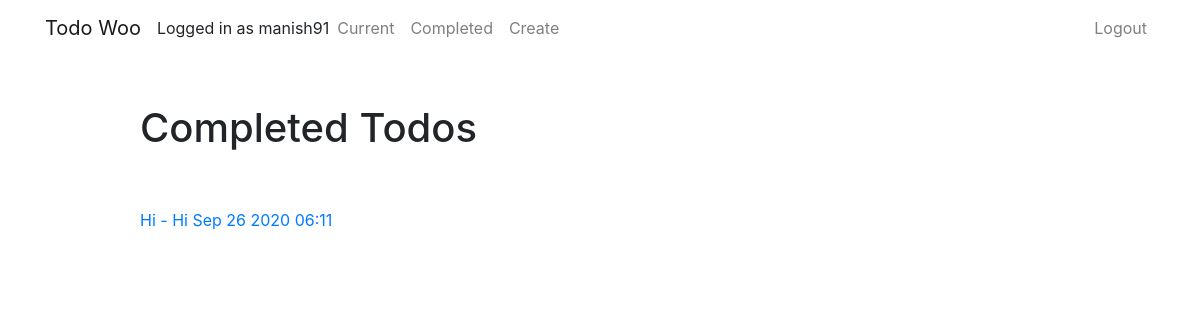
/todo/completed/ (signed in), run on an earlier commit of the app's database.
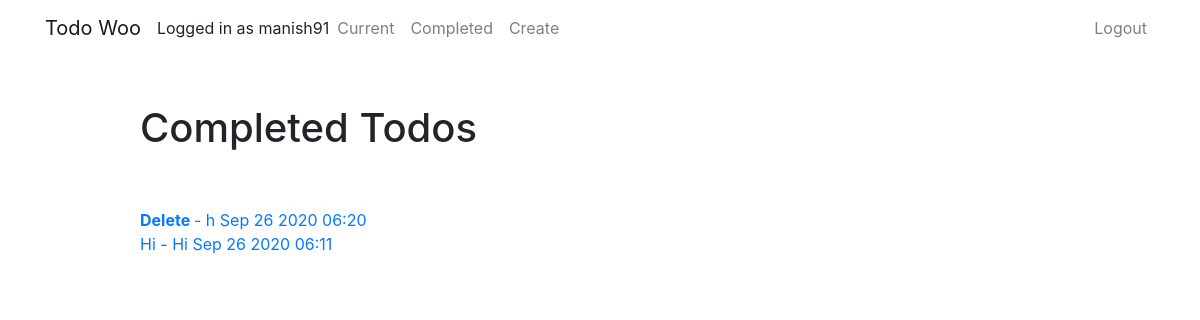
And on a later commit of the database.
### portfolio/models.py (models this page shows, shortened)
class Todo(models.Model):
    title=models.CharField(max_length=100)
    memo=models.TextField(blank=True)
    created=models.DateTimeField(auto_now_add=True)
    datecompleted=models.DateTimeField(null=True, blank=True)
    important=models.BooleanField(default=False)
    user=models.ForeignKey(User, on_delete=models.CASCADE)

### portfolio/views.py (the view)
# urls.py: path('todo/completed/',views.completedtodos, name='completedtodos'),
@login_required
def completedtodos(request):
    todos=Todo.objects.filter(user=request.user, datecompleted__isnull=False).order_by('-datecompleted')
    return render(request,'portfolio/todo/completedtodos.html',{'todos':todos})

### portfolio/templates/portfolio/todo/completedtodos.html
{% extends 'portfolio/todo/base.html' %}
{% block content %}
<div class="row justify-content-center mt-5">
        <div class="col-md-10">
            <h1>Completed Todos</h1>
        </div>
</div>
<div class="row justify-content-center mt-5">
    <div class="col-md-10">
        <div class="list-group">
              {% for todo in todos %}
                  <a href="{% url 'viewtodo' todo.id %}">
                    {% if todo.important %}<b>{%  endif %}
                    {{ todo.title }}
                    {% if todo.important %}</b>{%  endif %}
                    {% if todo.memo %} - {{ todo.memo }}{% endif %}
                    {{ todo.datecompleted|date:'M j Y H:i' }}
                  </a>
              {% endfor %}
        </div>
    </div>
</div>
{% endblock %}

### portfolio/templates/portfolio/todo/base.html (shortened to what this page needs)
{% load static %}
<!doctype html>
<html lang="en">
<head>
    <link rel="stylesheet" href="https://stackpath.bootstrapcdn.com/bootstrap/4.4.1/css/bootstrap.min.css">
</head>
<body>
<nav class="navbar navbar-expand-md navbar-light">
<div class="container">
    <a class="navbar-brand" href="{% url 'home2' %}">
        <span>Todo Woo</span>
    </a>
    <div class="collapse navbar-collapse" id="navbarNav">
{% if user.is_authenticated %}
    Logged in as {{ user.username }}
    <ul class="navbar-nav mr-auto">
        <li class="nav-item {{ current }}">
          <a class="nav-link" href="{% url 'currenttodos' %}">Current</a>
        </li>
        <li class="nav-item {{ completed }}">
          <a class="nav-link" href="{% url 'completedtodos' %}">Completed</a>
        </li>
        <li class="nav-item {{ create }}">
          <a class="nav-link" href="{% url 'createtodos' %}">Create</a>
        </li>
    </ul>
{% endif %}
<ul class="navbar-nav ml-auto">
            {% if user.is_authenticated %}
                <li class="nav-item">
                    <a href="#" onclick="$('#signOutBtn').click()" class="nav-link">Logout</a>
                </li>
            {% endif %}
        </ul>
      </div>
</div>
</nav>
<div class="container">
{% block content %}{% endblock %}
</div>
</body>
</html>

What changed in the data, as far as the page shows it:
added Todo: title "Delete", memo "h", datecompleted "Sep 26 2020 06:20"
